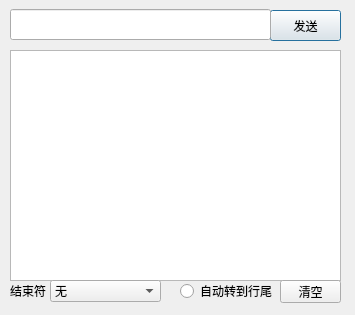
<?xml version="1.0" encoding="UTF-8"?>
<ui version="4.0">
 <class>Dialog</class>
 <widget class="QDialog" name="Dialog">
  <property name="geometry">
   <rect>
    <x>0</x>
    <y>0</y>
    <width>355</width>
    <height>315</height>
   </rect>
  </property>
  <property name="windowTitle">
   <string>串口调试助手</string>
  </property>
  <widget class="QTextBrowser" name="recv_Text">
   <property name="geometry">
    <rect>
     <x>10</x>
     <y>50</y>
     <width>331</width>
     <height>231</height>
    </rect>
   </property>
   <property name="html">
    <string>&lt;!DOCTYPE HTML PUBLIC &quot;-//W3C//DTD HTML 4.0//EN&quot; &quot;http://www.w3.org/TR/REC-html40/strict.dtd&quot;&gt;
&lt;html&gt;&lt;head&gt;&lt;meta name=&quot;qrichtext&quot; content=&quot;1&quot; /&gt;&lt;style type=&quot;text/css&quot;&gt;
p, li { white-space: pre-wrap; }
&lt;/style&gt;&lt;/head&gt;&lt;body style=&quot; font-family:'SimSun'; font-size:9pt; font-weight:400; font-style:normal;&quot;&gt;
&lt;p style=&quot;-qt-paragraph-type:empty; margin-top:0px; margin-bottom:0px; margin-left:0px; margin-right:0px; -qt-block-indent:0; text-indent:0px;&quot;&gt;&lt;br /&gt;&lt;/p&gt;&lt;/body&gt;&lt;/html&gt;</string>
   </property>
  </widget>
  <widget class="QPushButton" name="pushButton">
   <property name="geometry">
    <rect>
     <x>270</x>
     <y>10</y>
     <width>71</width>
     <height>31</height>
    </rect>
   </property>
   <property name="text">
    <string>发送</string>
   </property>
   <property name="shortcut">
    <string>Return</string>
   </property>
  </widget>
  <widget class="QRadioButton" name="AutoLast">
   <property name="geometry">
    <rect>
     <x>180</x>
     <y>280</y>
     <width>101</width>
     <height>22</height>
    </rect>
   </property>
   <property name="text">
    <string>自动转到行尾</string>
   </property>
  </widget>
  <widget class="QComboBox" name="end_select">
   <property name="geometry">
    <rect>
     <x>50</x>
     <y>280</y>
     <width>111</width>
     <height>22</height>
    </rect>
   </property>
   <item>
    <property name="text">
     <string>无</string>
    </property>
   </item>
   <item>
    <property name="text">
     <string>换行 (\n)</string>
    </property>
   </item>
   <item>
    <property name="text">
     <string>回车 (\r)</string>
    </property>
   </item>
   <item>
    <property name="text">
     <string>CR NL(\r\n)</string>
    </property>
   </item>
  </widget>
  <widget class="QLabel" name="label">
   <property name="geometry">
    <rect>
     <x>10</x>
     <y>280</y>
     <width>54</width>
     <height>22</height>
    </rect>
   </property>
   <property name="text">
    <string>结束符</string>
   </property>
  </widget>
  <widget class="QPushButton" name="pushButton_2">
   <property name="geometry">
    <rect>
     <x>280</x>
     <y>280</y>
     <width>61</width>
     <height>23</height>
    </rect>
   </property>
   <property name="text">
    <string>清空</string>
   </property>
  </widget>
  <widget class="QLineEdit" name="send_Input">
   <property name="geometry">
    <rect>
     <x>10</x>
     <y>9</y>
     <width>261</width>
     <height>31</height>
    </rect>
   </property>
  </widget>
 </widget>
 <resources/>
 <connections/>
</ui>
